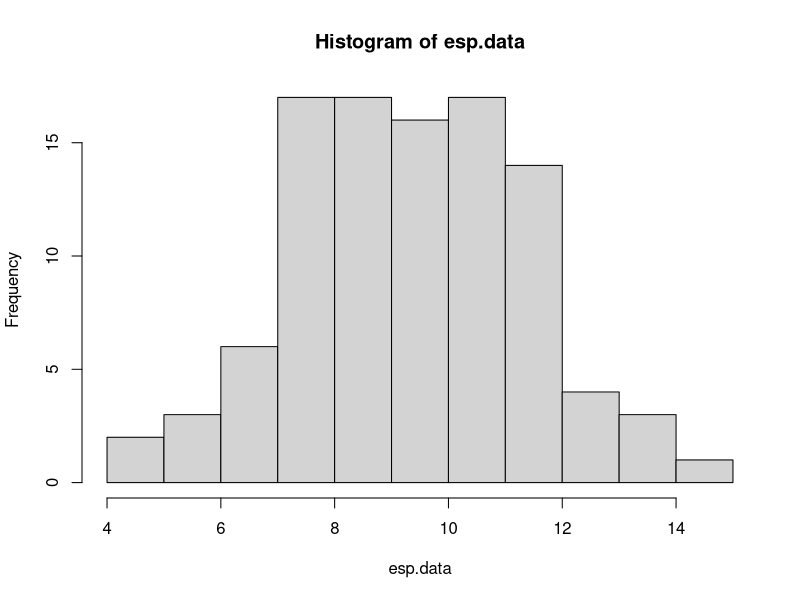
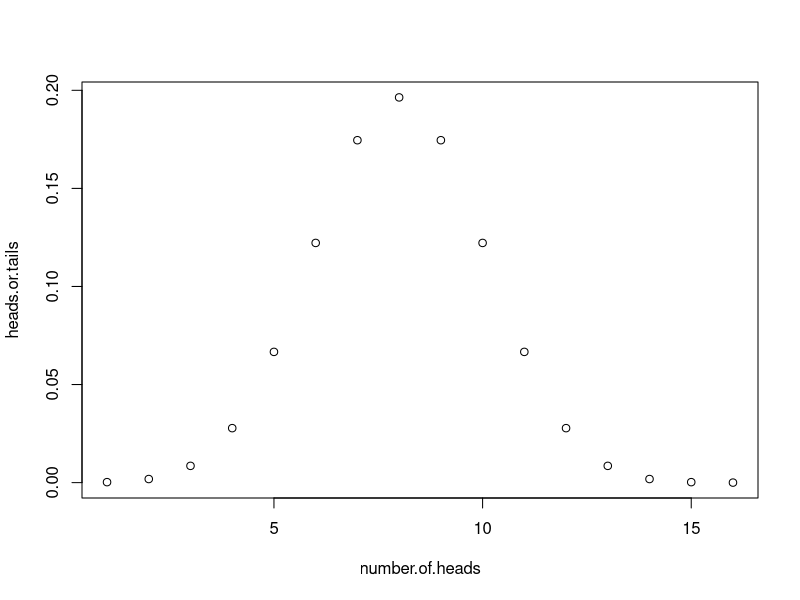
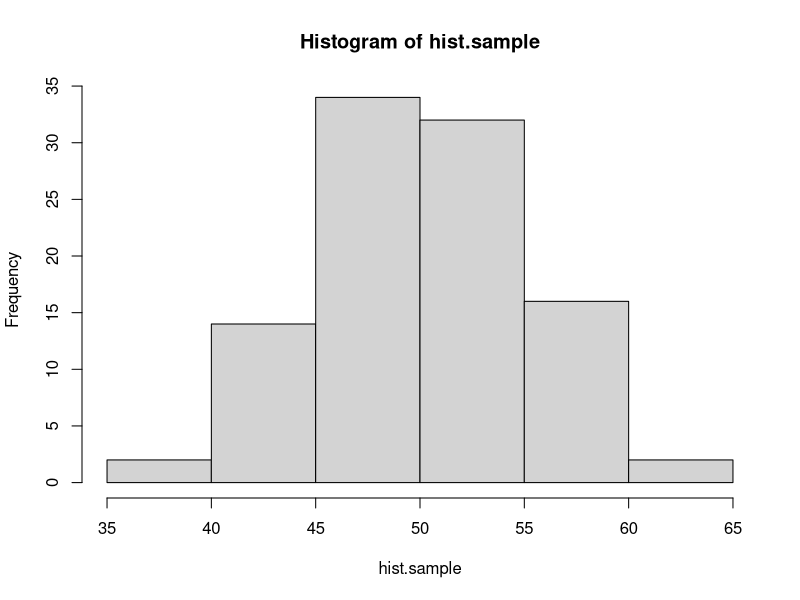
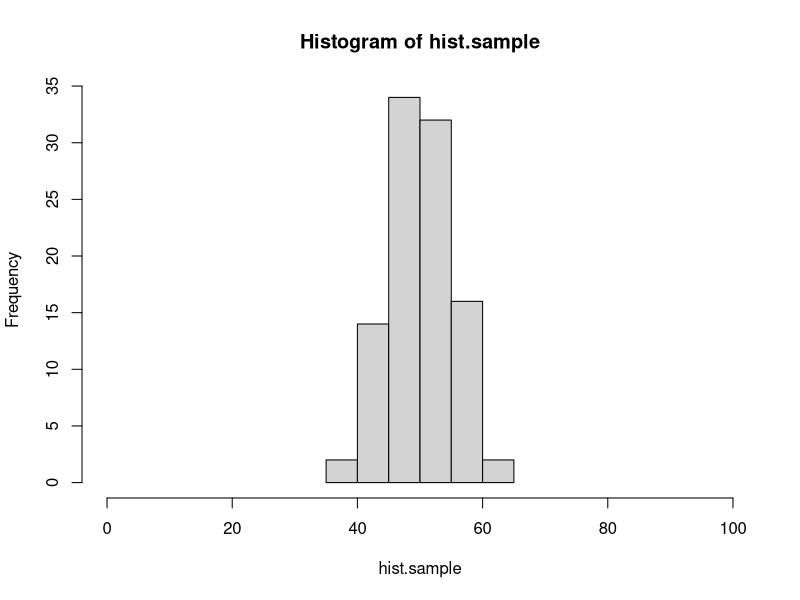
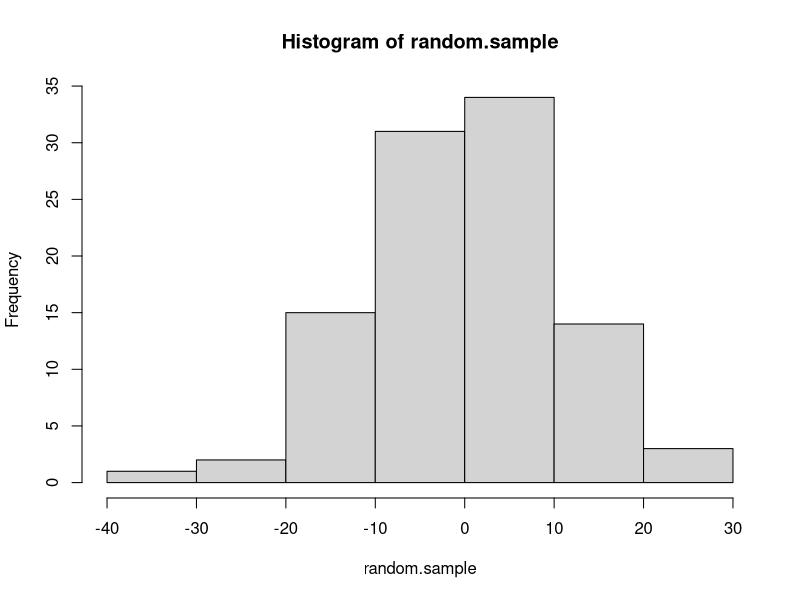
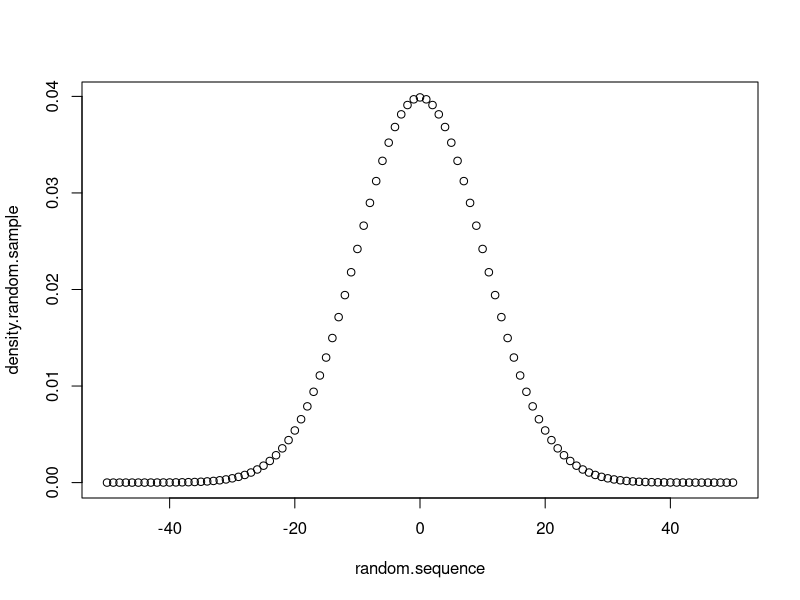
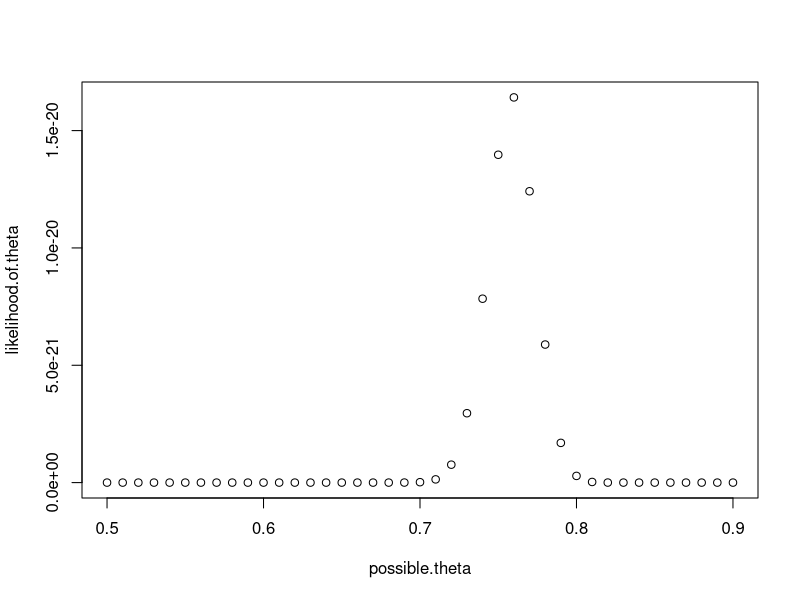

Reproduce these figures in R, in order.
#### practice with probability distributions ####

# calculating the likelihood requires understanding how to work
# with probability distributions. let's start with the binomial
# distribution.

# the binomial distribution describes the number of "success" in
# some number of "trials" given some probability of success. it 
# is the "coin flipping" distribution. 

# in R, we can draw a sample from a binomial distribution with rbinom()
# this isn't the first time you've seen rbinom, but here it is again, 
# with the parameters spelled out. you can try changing these to explore
# how the function works.

number.of.samples <- 5
number.of.trials.per.sample <- 60
probability.of.success <- 0.2

rbinom(number.of.samples, number.of.trials.per.sample, probability.of.success)

# below, use rbinom to create sample data for the following scenario.
# an experiment tests whether subjects have ESP. 100 subjects are each given
# the opportunity to predict whether a randomly generated number is odd or even.
# each subject makes 20 guesses.
# of course, ESP doesn't exist, so the probability of a successful guess is 0.50.
# store the result in a vector called esp.data

esp.data <- rbinom(100, 20, 0.5)

# a quick way to visualize a distribution is with the hist() function:
hist(esp.data)

# what if we want to know the probability of someone getting exactly 10 guesses
# correct out of 20, if they are randomly guessing? for that we use the density
# function of the binomial: dbinom()

value.to.check <- 10
number.of.trials <- 20
probability.of.success <- 0.5

dbinom(value.to.check, number.of.trials, probability.of.success)

# use dbinom to find out the probability of someone answering 87 out of 100
# questions correctly, if they have a 0.9 probability of giving a correct answer
# for each individual question.

dbinom(87, 100, 0.9)

# with dbinom, you can use a vector as the first argument, to check the probability
# of multiple values at the same time:

values <- c(3, 4, 5)
dbinom(values, 8, 0.5)

# using this shortcut, *plot* the full distribution (probability mass function)
# for flipping 16 fair coins, counting the total number of heads.
# hint: create one vector for the different possible outcomes
#       then use dbinom to calculate the probability of all of the elements in the vector

number.of.heads <- seq(from=1, to=16, by=1)
heads.or.tails <- dbinom(number.of.heads, 16, 0.5)
plot(number.of.heads, heads.or.tails)

# quick detour #

# here's a quick tip about plot() or hist()
# if you want to change the range on the x-axis, you can use the xlim argument:

hist.sample <- rbinom(100, 100, 0.5)
hist(hist.sample)
hist(hist.sample, xlim=c(0,100)) # compare this plot to the line above.

# the normal distribution ##

# normal (gaussian) distributions are characterized by two parameters: mean and standard deviation
# the mean is the the location of the peak of the distribution, and the sd controls the width.
# the smaller the sd, the more peaked the distribution is in the center.

# like the binomial, there are rnorm() and dnorm() functions.

# generate 100 samples from a normal distribution with mean 0 and standard deviation 10.
# then use hist() to create a histogram of these samples.

random.sample <- rnorm(100, mean=0, sd=10)
hist(random.sample)

# now plot the probability density function of this distribution.
# use the same strategy as you did above with the binomial to find the density of the normal
# distribution with mean 0 and sd 10 for values between -50 and 50. the distribution is continuous
# so, choose a reasonably small step size between values (remember the seq() function).

random.sequence <- seq(from=-50, to=50, by=1)
density.random.sample <- dnorm(random.sequence, mean=0, sd=10)
plot(random.sequence, density.random.sample)


#### practice calculating likelihoods ####

# here's some data from 10 participants in an ESP experiment like the one described
# above. each subject had 20 guesses. the number of correct guesses is reported.

esp.practice.data <- data.frame(subject=1:10, n.correct=c(11,10,6,10,6,12,10,8,9,11))

# calculate the likelihood (regular, not log) for this data for three different values
# of the probability of success parameter: 0.4, 0.5, and 0.6.
# hint: prod() will multiple all elements of a vector together.

check.values <- esp.practice.data$n.correct
prod(dbinom(check.values, 20, 0.4))
prod(dbinom(check.values, 20, 0.5))
prod(dbinom(check.values, 20, 0.6))

# which parameter value of those options is most likely?

# 0.5

# here is a sample of response times for a single subject from a rapid decision making experiment.
rt.sample <- c(391.5845, 411.9970, 358.6373, 505.3099, 616.2892, 481.0751, 422.3132, 511.7213, 205.2692, 522.3433, 370.1850,
               517.4617, 332.3344, 316.8760, 395.5431, 231.7831, 399.8646, 238.9064, 299.7924, 474.7512, 271.6326, 423.4861,
               379.7867, 212.7789, 233.8291, 472.4591, 534.2131, 453.9655, 408.3443, 352.3001)

# calculate the **log** likelihood for this data assuming that it is generated by a normal
# distribution for each of the following parameters. 
# hint: sum() adds the numbers in a vector. log() is the natural log function, or log=T for dnorm().

# 1) mean 350, sd 50
sum(dnorm(rt.sample, mean=350, sd=50, log=T))

# 2) mean 400, sd 50
sum(dnorm(rt.sample, mean=400, sd=50, log=T))

# 3) mean 450, sd 50
sum(dnorm(rt.sample, mean=450, sd=50, log=T))

# 4) mean 350, sd 100
sum(dnorm(rt.sample, mean=350, sd=100, log=T))

# 5) mean 400, sd 100
sum(dnorm(rt.sample, mean=400, sd=100, log=T))

# 6) mean 450, sd 100
sum(dnorm(rt.sample, mean=450, sd=100, log=T))

# which parameter set has the highest likelihood?

# mean=400, sd=100

# here is a set of data for a subject in a categorization experiment, modeled with GCM.
# calculate the log likelihood of the parameters in the model (which i am not showing you).
# the point here is to know what to do when the model gives you a predicted probability
# of a response, and the data is either that response or not that response.
# hint: add a new column indicating the likelihood of each response, using mapply. then convert to log and add.
# if you do this correctly, the answer is -10.84249.

gcm.practice.data <- data.frame(correct.response = c(T, T, T, T, F, T, T, F, T, T, T, F, F, T, T, F, T, T, T, T),
                                gcm.probability.correct = c(0.84, 0.80, 0.84, 0.80, 0.79, 0.86, 0.89, 0.87, 0.69, 0.85, 0.75,
                                                            0.74, 0.82, 0.85, 0.87, 0.69, 0.83, 0.87, 0.80, 0.76))
gcm.practice.data$likelihood <- mapply(function(correct.response, gcm.probability.correct){
  if(correct.response==T) {return(gcm.probability.correct)}
  if(correct.response==F) {return(1 - gcm.probability.correct)}
}, gcm.practice.data$correct.response, gcm.practice.data$gcm.probability.correct)

sum(log(gcm.practice.data$likelihood))


#### maximum likelihood estimation ####

# the same search strategies we used for parameter fitting with rmse can be used with likelihoods,
# including grid search.

# here are the number of correct responses each subject gave in an experiment in which they had to
# decide if two images were the same or different. there were 40 trials for each subject
same.diff.data <- c(32, 29, 31, 34, 26, 29, 31, 34, 29, 31, 30, 29, 31, 34, 33, 27, 32, 29, 29, 27)

# we can model this experiment's data as 40 coin flips for each subject. use grid search to plot the likelihood
# function for values of theta (probability of a correct response) between 0.5 and 0.9, in steps of 0.01.
# start by writing a function that calculates the likelihood (not log) for the entire set of data given a value of theta.

likelihood <- function(values.of.theta){
  prod(dbinom(same.diff.data, 40, values.of.theta))
}

possible.theta <- seq(from=0.5, to=0.9, by=0.01)
likelihood.of.theta <- sapply(possible.theta, likelihood)

# then use sapply to run the function for each possible value of theta in the set. use seq() to generate the
# set of possible values. plot the set of values on the x axis and the corresponding likelihoods on the y axis.

plot(possible.theta, likelihood.of.theta)


# the "true" underlying value i used to generate the data was 0.75. does that match up with the grid search?

## mle with optim()

# in this section, you'll do model recovery for a descriptive model of the linear relationship 
# between two continuous variables.

# let's assume that variable y is a linear function of variable x, such that:
# y = 4 + 0.8x

# create a vector of x values from 0 to 100, and the corresponding vector of y values,
# then plot these with x values on the x axis, and y values on the y axis.

# answer needed here.

# now let's assume that the relationship between x and y isn't perfect. there's a bit of random
# noise. add a random sample from a normal distribution with mean 0 and sd 10 to each y value.
# hint: there are 101 y values, so you need 101 samples.

# answer needed here.

# plot the data again, with the new noisy y values.

# answer needed here.

# there are three parameter values that control this plot,
# the intercept of the line: 4
# the slope of the line: 0.8
# the sd of the normal distribution: 10

# say that we observe a point of data, x = 20 and y = 27.
# the linear equation, y <- 4 + 0.8*x, predicts that when x is 20 y should also be 20.
4 + 0.8*20

# our model of this data assumes that the relationship is not perfect.
# we assume that there is noise so that when x is 20, the most likely value of y should be 4 + 0.8*x,
# but other values of y are possible. we describe the probability of different values of y with a normal
# distribution. when x is 20, then the normal distribution of y values is centered on 20, because the line
# says that y is 4 + 0.8x. using the normal distribution is helpful because it gives us a way to quantify
# how likely a value of 19 is compared to a value of 16, when x is 20.

# here's an example
x.observed <- 20
y.predicted <- 4 + 0.8*x.observed

# to find out the probability of y.observed=20, use dnorm()
# the mean of the normal distribution should be y.predicted (the distribution is centered on the line)
# and the sd of the normal is a parameter we will estimate, but for the demo below, is set to 10.
y.observed <- 20
dnorm(y.observed, y.predicted, 10)

# write the code to see how likely it is that y will be 33 when x is 29? (assuming sd = 10)
# the correct answer is 0.03371799...

# answer needed here.

# now generalize your solution to compute the likelihood of each value of y that you generated above.
# in other words, write the code that takes a vector of x and y values, and returns the probability
# of each pair given that the relationship between x and y is y <- 4 + 0.8*x and the normal distribution has an sd of 10.

# answer needed here.

# now generalize your solution one step further. write a function that takes in a vector of parameters,
# where parameters[1] is the intercept, parameters[2] is the slope, and parameters[3] is the sd of the normal,
# and returns the total **negative log likelihood**. remember, we want the negative log likelihood because
# optim() will find the set of parameters that minimizes a function.

# answer needed here.

# use optim() and Nelder-Mead to search for the best fitting parameters. remember to ensure that sd > 0
# and return NA if it is not.

# answer needed here.

# finally, plot the best fitting line on your points by using the abline() function, and the parameters that optim() found.

# answer needed here.